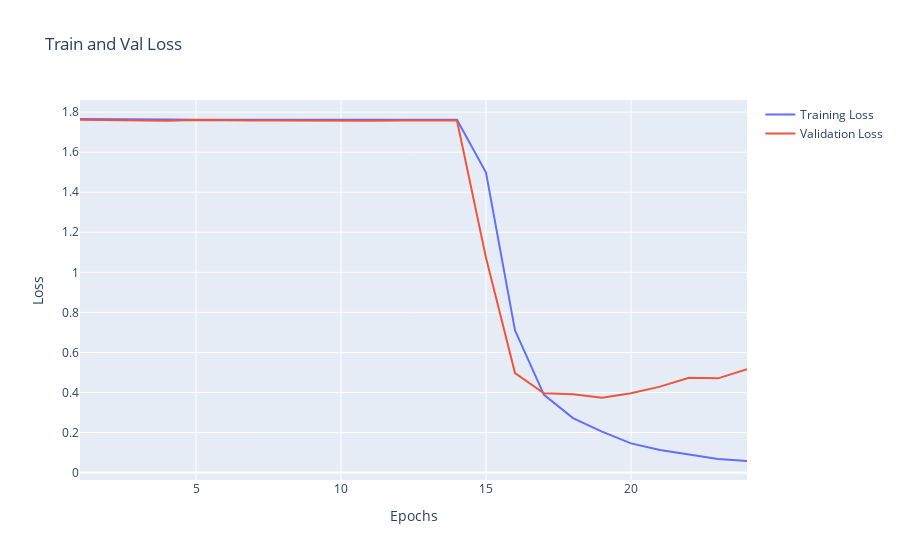

The code cell stored with this chart in its notebook:
### Markdown cell above
Yeah it's a bit overfit but that's ok.

### Code cell
fig = go.Figure()
fig.add_trace(go.Scatter(x=list(range(1, epochs + 1)), y=history_eq.history['loss'], mode='lines', name='Training Loss'))
fig.add_trace(go.Scatter(x=list(range(1, epochs + 1)), y=history_eq.history['val_loss'], mode='lines', name='Validation Loss'))
fig.update_layout(title='Train and Val Loss', xaxis=dict(title='Epochs'), yaxis=dict(title='Loss'))
fig.show()

### Figure 1 — Plotly figure (JSON) as saved in the notebook; plotly's stock layout.template omitted (floating-point values rounded to 4 significant figures)
{"data": [{"mode": "lines", "name": "Training Loss", "type": "scatter", "x": [1, 2, 3, 4, 5, 6, 7, 8, 9, 10, 11, 12, 13, 14, 15, 16, 17, 18, 19, 20, 21, 22, 23, 24], "y": [1.766, 1.764, 1.763, 1.763, 1.762, 1.763, 1.763, 1.763, 1.762, 1.763, 1.762, 1.762, 1.762, 1.761, 1.498, 0.7105, 0.3883, 0.2722, 0.2049, 0.1459, 0.1128, 0.08859, 0.06744, 0.05793]}, {"mode": "lines", "name": "Validation Loss", "type": "scatter", "x": [1, 2, 3, 4, 5, 6, 7, 8, 9, 10, 11, 12, 13, 14, 15, 16, 17, 18, 19, 20, 21, 22, 23, 24], "y": [1.762, 1.76, 1.757, 1.757, 1.761, 1.759, 1.758, 1.758, 1.757, 1.759, 1.757, 1.758, 1.758, 1.758, 1.073, 0.497, 0.3957, 0.3909, 0.3739, 0.3965, 0.4294, 0.474, 0.4707, 0.5161]}], "layout": {"title": {"text": "Train and Val Loss"}, "xaxis": {"title": {"text": "Epochs"}}, "yaxis": {"title": {"text": "Loss"}}}}
